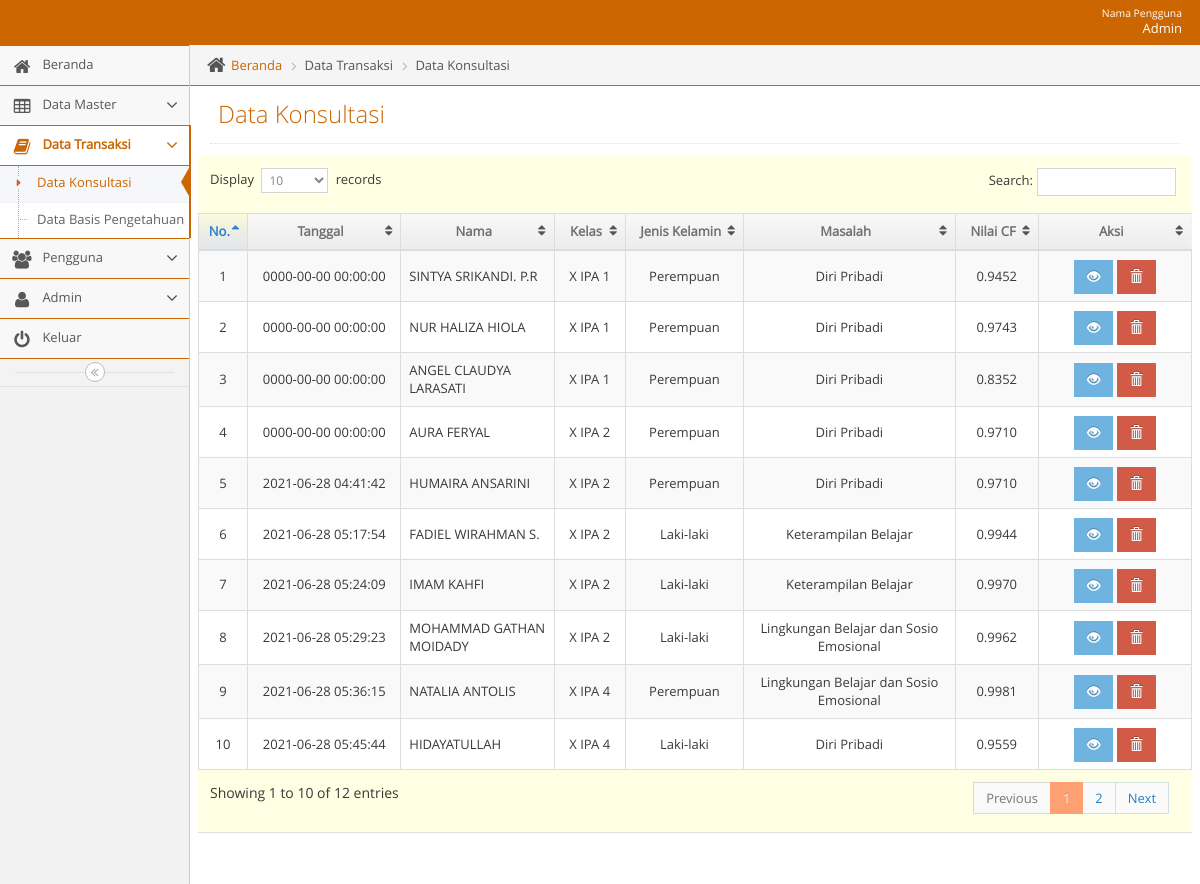
The page /admin/adminmainapp.php?unit=konsultasi_unit&act=datagrid (signed in) on the database its author committed.
### tables this page shows
CREATE TABLE `t_hasil` (
  `kode_hasil` int(11) NOT NULL,
  `bidang_masalah` text NOT NULL,
  `item_masalah` text NOT NULL,
  `nilai_cf` varchar(16) NOT NULL,
  `tanggal` datetime NOT NULL,
  `hasil_id` varchar(11) NOT NULL,
  `kode_siswa` varchar(11) NOT NULL
);

CREATE TABLE `t_siswa` (
  `id_siswa` int(11) NOT NULL,
  `kode_siswa` varchar(11) NOT NULL,
  `nama_siswa` varchar(100) NOT NULL,
  `jenis_kelamin` enum('Laki-laki','Perempuan') NOT NULL,
  `kelas` varchar(10) NOT NULL
);

CREATE TABLE `t_bidang_masalah` (
  `id_bidang_masalah` int(11) NOT NULL,
  `kode_bidang_masalah` varchar(5) NOT NULL,
  `nama_bidang_masalah` varchar(100) NOT NULL,
  `detail_bidang_masalah` varchar(1000) NOT NULL,
  `layanan` varchar(1000) NOT NULL,
  `detail_layanan` varchar(1000) NOT NULL
);

### admin/unit/konsultasi_unit.php (the view, shortened to what this page needs)
<?php
$act = $_GET['act'];
switch($act){
  case "datagrid":
?>
<?php
include("../admin/leftbar.php");
?>
<div class="main-content">
  <div class="main-content-inner">
    <div class="breadcrumbs ace-save-state" id="breadcrumbs">
      <ul class="breadcrumb">
        <li>
          <i class="ace-icon fa fa-home home-icon"></i>
          <a href="adminmainapp.php?unit=dashboard">Beranda</a>
        </li>
        <li>Data Transaksi</li>
        <li>Data Konsultasi</li>
      </ul>
    </div>
    <div class="page-content">
      <div class="page-header">
        <h1>Data Konsultasi</h1>
      </div>
      <div class="row">
        <div class="col-xs-12">
          <div class="row">
            <div class="box box-primary">
              <div class="box-body table-responsive padding">
                <table id="datatable" class="table table-striped table-bordered table-hover">
                  <thead>
                    <tr>
                      <th style="text-align: center; width: 6%">No.</th>
                      <th style="text-align: center; width: 15%">Tanggal</th>
                      <th style="text-align: center; width: 15%">Nama</th>
                      <th style="text-align: center; width: 8%">Kelas</th>
                      <th style="text-align: center; width: 12%">Jenis Kelamin</th>
                      <th style="text-align: center; width: 20%">Masalah</th>
                      <th style="text-align: center; width: 9%">Nilai CF</th>
                      <th style="text-align: center; width: 15%">Aksi</th>
                    </tr>
                  </thead>
                  <tbody>
                    <?php $no=1;
                      $qdatagrid ="SELECT
                        t_hasil.kode_hasil, t_hasil.tanggal, t_hasil.nilai_cf, t_hasil.hasil_id,
                        t_bidang_masalah.kode_bidang_masalah, t_bidang_masalah.nama_bidang_masalah,
                        t_siswa.kode_siswa, t_siswa.nama_siswa, t_siswa.kelas, t_siswa.jenis_kelamin
                        FROM
                          t_hasil
                        JOIN t_bidang_masalah ON t_hasil.hasil_id = t_bidang_masalah.kode_bidang_masalah
                        JOIN t_siswa ON t_hasil.kode_siswa = t_siswa.kode_siswa";
                      $rdatagrid = mysqli_query($mysqli, $qdatagrid);
                        while($ddatagrid=mysqli_fetch_assoc($rdatagrid)) {
                            echo "
                            <tr >
                              <td style= text-align:center;vertical-align:middle >$no</td>
                              <td style= text-align:center;vertical-align:middle>$ddatagrid[tanggal]</td>
                              <td style= text-align:left;vertical-align:middle>".ucwords("$ddatagrid[nama_siswa]")."</td>
                              <td style= text-align:center;vertical-align:middle>$ddatagrid[kelas]</td>
                              <td style= text-align:center;vertical-align:middle>$ddatagrid[jenis_kelamin]</td>
                              <td style= text-align:center;vertical-align:middle>$ddatagrid[nama_bidang_masalah]</td>
                              <td style= text-align:center;vertical-align:middle>$ddatagrid[nilai_cf]</td>
                              <td style=text-align:center;vertical-align:middle>
                                  <a href=?unit=konsultasi_unit&act=detail&kode_hasil=$ddatagrid[kode_hasil] class='btn btn-sm btn-info glyphicon glyphicon-eye-open'></a>
                                  <a href=# class='btn btn-sm btn-danger glyphicon glyphicon-trash' onclick='confirm($ddatagrid[kode_hasil])'></a>
                              </td>
                            </tr>
                            ";
                            $no++;
                          }
                      ?>
                  </tbody>
                </table>
              </div>
            </div>
          </div>
        </div>
      </div>
    </div>
  </div>
</div>
<?php
  include("../admin/footer.php");
?>
</body>
</html>
<?php
  break;
?>
<?php
}

### admin/navbar.php (shortened to what this page needs)
<body class="no-skin">
        <?php
        require_once '../lib/koneksi.php';
        if ($_SESSION['status'] == 'Admin') {
          $qupdate = "SELECT * FROM  t_admin WHERE nama_pengguna = '".$_SESSION['nm_pengguna']."'";
         $rupdate = mysqli_query($mysqli, $qupdate);
         $dupdate = mysqli_fetch_assoc($rupdate);
        }
        else {
          $qupdate = "SELECT * FROM  t_user WHERE nama_pengguna = '".$_SESSION['nm_pengguna']."'";
          $rupdate = mysqli_query($mysqli, $qupdate);
          $dupdate = mysqli_fetch_assoc($rupdate);
        }
        ?>
        <div id="navbar" class="navbar navbar-default ace-save-state" >
          <div class="navbar-container ace-save-state" id="navbar-container">
            <div class="navbar-buttons navbar-header pull-right" role="navigation">
              <ul class="nav ace-nav">
                <li class="light-blue dropdown-modal">
                  <a data-toggle="dropdown" href="#" class="dropdown-toggle" style>
                    <span class="user-info" style="text-align: right"><small>Nama Pengguna</small>  <?php echo ucwords($dupdate['nama']); ?></span>
                  </a>
                </li>
              </ul>
            </div>
        </div>
    </div>

### css/tentang/style.css (style rules this page uses)
html { font-family:sans-serif; -ms-text-size-adjust:100%; -webkit-text-size-adjust:100% }
body { margin:0 }
a { background-color:transparent }
h1 { font-size:2em; margin:.67em 0 }
small { font-size:80% }
table { border-collapse:collapse; border-spacing:0 }
td,th { padding:0 }
.border-box,article,body,code,dd,div,dl,dt,fieldset,footer,form,header,html,input[type=email],input[type=password],input[type=tel],input[type=text],input[type=url],li,main,ol,p,pre,section,textarea,ul { box-sizing:border-box }

### rows shown on the page
t_hasil: tanggal "0000-00-00 00:00:00", t_siswa.nama_siswa "SINTYA SRIKANDI. P.R", t_siswa.kelas "X IPA 1", t_siswa.jenis_kelamin "Perempuan", t_bidang_masalah.nama_bidang_masalah "Diri Pribadi", nilai_cf "0.9452"
t_hasil: tanggal "0000-00-00 00:00:00", t_siswa.nama_siswa "NUR HALIZA HIOLA", t_siswa.kelas "X IPA 1", t_siswa.jenis_kelamin "Perempuan", t_bidang_masalah.nama_bidang_masalah "Diri Pribadi", nilai_cf "0.9743"
t_hasil: tanggal "0000-00-00 00:00:00", t_siswa.nama_siswa "ANGEL CLAUDYA LARASATI", t_siswa.kelas "X IPA 1", t_siswa.jenis_kelamin "Perempuan", t_bidang_masalah.nama_bidang_masalah "Diri Pribadi", nilai_cf "0.8352"
t_hasil: tanggal "0000-00-00 00:00:00", t_siswa.nama_siswa "AURA FERYAL", t_siswa.kelas "X IPA 2", t_siswa.jenis_kelamin "Perempuan", t_bidang_masalah.nama_bidang_masalah "Diri Pribadi", nilai_cf "0.9710"
t_hasil: tanggal "2021-06-28 04:41:42", t_siswa.nama_siswa "HUMAIRA ANSARINI", t_siswa.kelas "X IPA 2", t_siswa.jenis_kelamin "Perempuan", t_bidang_masalah.nama_bidang_masalah "Diri Pribadi", nilai_cf "0.9710"
t_hasil: tanggal "2021-06-28 05:17:54", t_siswa.nama_siswa "FADIEL WIRAHMAN S.", t_siswa.kelas "X IPA 2", t_siswa.jenis_kelamin "Laki-laki", t_bidang_masalah.nama_bidang_masalah "Keterampilan Belajar", nilai_cf "0.9944"
t_hasil: tanggal "2021-06-28 05:24:09", t_siswa.nama_siswa "IMAM KAHFI", t_siswa.kelas "X IPA 2", t_siswa.jenis_kelamin "Laki-laki", t_bidang_masalah.nama_bidang_masalah "Keterampilan Belajar", nilai_cf "0.9970"
t_hasil: tanggal "2021-06-28 05:29:23", t_siswa.nama_siswa "MOHAMMAD GATHAN MOIDADY", t_siswa.kelas "X IPA 2", t_siswa.jenis_kelamin "Laki-laki", t_bidang_masalah.nama_bidang_masalah "Lingkungan Belajar dan Sosio Emosional", nilai_cf "0.9962"
t_hasil: tanggal "2021-06-28 05:36:15", t_siswa.nama_siswa "NATALIA ANTOLIS", t_siswa.kelas "X IPA 4", t_siswa.jenis_kelamin "Perempuan", t_bidang_masalah.nama_bidang_masalah "Lingkungan Belajar dan Sosio Emosional", nilai_cf "0.9981"
t_hasil: tanggal "2021-06-28 05:45:44", t_siswa.nama_siswa "HIDAYATULLAH", t_siswa.kelas "X IPA 4", t_siswa.jenis_kelamin "Laki-laki", t_bidang_masalah.nama_bidang_masalah "Diri Pribadi", nilai_cf "0.9559"

### other values the page prints
$dupdate['nama'] "Admin"
